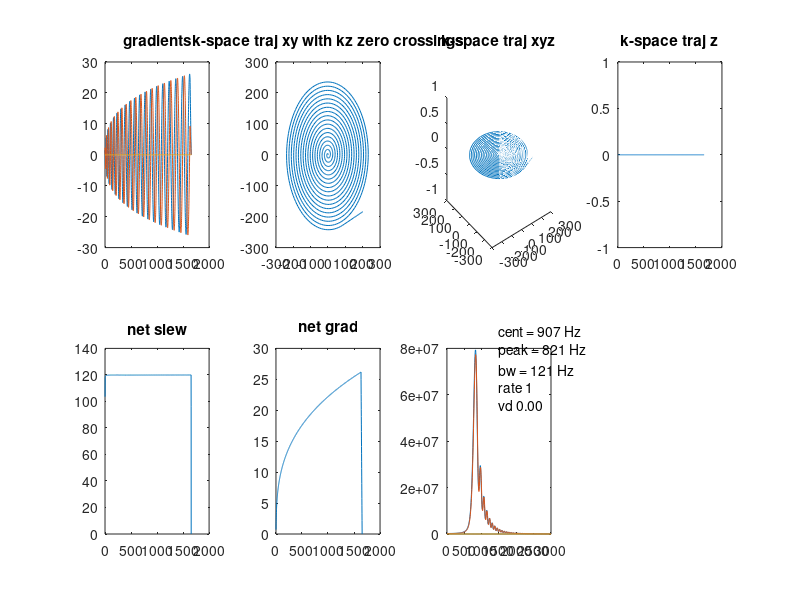

The MATLAB source for this figure:
function [grads,slews,opt] = spiralGen(fovxy,resxy,opt,plotting)
%
% This code is adapted from spiralgen_jgp_12oct.c by Jim Pipe, found at
% https://www.ismrm.org/mri_unbound/sequence.htm
%
% Changes by C. A. Baron:
%   - addition of two new spiral types:
%        sptype = 4; blipped on z to make multiple spiral planes 
%        sptype = 5; LOTUS see ISMRM 2025 abstract 1371 (Sothynathan et al) 
%
%   Inputs:
%       fovxy    in-plane field of view, in m 
%       resxy    in-plane resolution, in m 
%       opt      options structure. See code for descriptions
%

% Original comments from Pipe:
% /*********************************************
% // Spiral Generation code
% **********************************************
% // Author: Jim Pipe 
% // Date: May 2011
% // Rev: Oct 2012
% *********************************************/
% // A Subset of Relevant Literature
% //
% // Spiral Invented:
% // High-speed spiral-scan echo planar NMR imaging-I.
% // Ahn, C.B., Kim, J.H. & Cho, Z.H., IEEE Transactions on Medical Imaging, 5(1) 1986.
% //
% // Spiral Improved:
% // Fast Spiral Coronary Artery Imaging.
% // Meyer CH, Hu BS, Nishimura DG, Macovski A, Magnetic Resonance in Medicine, 28(2) 1992.
% //
% // Variable Density Spiral
% // Reduced aliasing artifacts using variable-density k-space sampling trajectories.
% // Tsai CM, Nishimura DG, Magnetic Resonance in Medicine, 43(3), 2000
% //
% // "SLOPPY" SPIRAL
% // Faster Imaging with Randomly Perturbed Undersampled Spirals and L_1 Reconstruction
% // M. Lustig, J.H. Lee, D.L. Donoho, J.M. Pauly, Proc. of the ISMRM '05
% //
% // FLORET
% // A new design and rationale for 3D orthogonally oversampled k-space trajectories
% // Pipe JG, Zwart NR, Aboussouan EA, Robison RK, Devaraj A, Johnson KO, Mag Res Med 66(5) 2011
% //
% // Distributed Spirals
% // Distributed Spirals: A New Class of 3D k-Space Trajectories
% // Turley D, Pipe JG, Magnetic Resonance in Medicine, in press (also proc of ISMRM '12)
% 
%   This function 
%   returns a single spiral arm calculated numerically
% 
%   The corresponding gradient waveforms are in gxarray and gyarray
%   spgrad_na reflects the number of gradient points to reach the end of k-space
%   spgrad_nb = spgrad_na + the number of gradient points to ramp G to zero
%   spgrad_nc = spgrad_nb + the number of gradient points to rewind k to zero
%   spgrad_nd = spgrad_nc + the number of gradient points for first moment compensation
% 
%   Assignments below indicate units of input parameters
%   All units input using kHz, msec, mT, and m!
% 
%   grad = gm exp(i theta) i.e. gm, theta are magnitude and angle of gradient
%   kloc = kr exp(i phi)   i.e. kr, phi are magnitude and angle of k-space
%   alpha = theta - phi    the angle of the gradient relative to that of k-space
%                          (alpha = Pi/2, you go in a circle
%                           alpha = 0, you go out radially)
% 
%   The variable rad_spacing determines the radial spacing
%   in units of the Nyquist distance.
%   rad_spacing = 1 gives critical sampling
%   rad_spacing > 1 gives undersampling
%   rad_spacing can vary throughout spiral generation to create variable density spirals
% 
%   KEY EQUATIONS:
%   (1) dkr/dphi = rad_spacing*Nyquist/(2 pi)
%   (2) dphi/dt = gamma gm Sin(alpha)/kr
%   (3) dkr/dt = gamma gm Cos(alpha)
% 
%   Solving (1)*(2) = (3) gives
%   (4) Tan(alpha) = (2*pi*kr)/(rad_spacing*Nyquist)
% 
% *************************************************************/
% /* Initializations */
% /************************************************************/

%%%%% Set limits
maxarray = 128000;

%%%%% Set input defaults
if nargin < 1
    fovxy = 0.220/3;
end
if nargin < 2
    resxy = 0.002;
end
if nargin < 3
    opt = [];
end
if nargin<4 || isempty(plotting)
    plotting = true;
end
if ~isfield(opt,'subrast') || isempty(opt.subrast)
    opt.subrast = 5;      %/* number of numerical cycles per gradient raster time */ 
end
if ~isfield(opt,'m_dGRast') || isempty(opt.m_dGRast)
    opt.m_dGRast = 0.01; % base raster time [msec]
end
if ~isfield(opt,'gamma') || isempty(opt.gamma)
    opt.gamma    = 42.577;    %/* typically 42.577 kHz/mT */
end
if ~isfield(opt,'gmax') || isempty(opt.gmax)
    opt.gmax     = 30;   %/* max gradient amplitude in mT/m */
end
if ~isfield(opt,'slewmax') || isempty(opt.slewmax)
    opt.slewmax  = 120; %/* max slew rate, in mT/m/msec*/
end
if ~isfield(opt,'gtype') || isempty(opt.gtype)
    % 0 = calculate through readout
    % 1 = include grad ramp-down
    % 2 = include rewinder to end at k=0
    % 3 = include first moment comp
    opt.gtype    = 1;       
end
if ~isfield(opt,'fovz') || isempty(opt.fovz)
    % Only relevant for opt.sptype == 2
    opt.fovz     = 0.256;   %    /* enter in m */ 
end
if ~isfield(opt,'resz') || isempty(opt.resz)
    opt.resz     = 0.002;   %    /* enter in m : this should be true resolution */
end
if ~isfield(opt,'arms') || isempty(opt.arms)
    opt.arms     = 1;   %    /* number of spiral interleaves*/
end
if ~isfield(opt,'sptype') || isempty(opt.sptype)
    % 0 = Archimedean
    % 1 = Cylinder DST 
    % 2 = Spherical DST
    % 3 = Fermat:Floret 
    % 4 = Archimedean with SMS CAIPI blips (CB 202301)
    % 5 = Archimedean with sinusoidal kz for SMS (CB 202301). 
      % "LOTUS": Laterally Oscillating Trajectory for Undersampling Slices
    opt.sptype    = 0;                      
end
%   /* the next 4 variables are for variable density spirals */
%   /* they create a transition in the radial spacing as the k-space radius goes from 0 to 1, i.e.*/
%   /*    0 < kr < us_0 : spacing = Nyquist distance */
%   /* us_0 < kr < us_1 : spacing increases to us_r (affected by opt.ustype)*/
%   /* us_1 < kr < 1    : spacing = us_r*/
if ~isfield(opt,'ustype') || isempty(opt.ustype)
    % rate of change in undersampling
    %     0 = linear
    %     1 = quadratic
    %     2 = hanning */
    opt.ustype   = 0; 
end
if ~isfield(opt,'us_0') || isempty(opt.us_0)
    opt.us_0    = 0; 
end
if ~isfield(opt,'us_1') || isempty(opt.us_1)
    opt.us_1    = 0; 
end
if ~isfield(opt,'us_r') || isempty(opt.us_r)
    opt.us_r    = 1; 
end
if ~isfield(opt,'slop_per') || isempty(opt.slop_per)
    %   For sloppy spirals, this lets us define periodicity in units of iteration loop time */
    %   set this to zero if you do not want sloppy spirals */
    opt.slop_per = 0; 
end
% Params for SMS   
if ~isfield(opt,'Crate') || isempty(opt.Crate)
    opt.Crate = 2; % number of simultaneous slices
end
if ~isfield(opt,'Cdz') || isempty(opt.Cdz)
    opt.Cdz = 0.1; % spacing between slices [m]
end
% Params for kz blips for CAIPI-like waveform (sptype == 4)
if ~isfield(opt,'Cf') || isempty(opt.Cf)
    opt.Cf = 0.3;  % fractional slew rate reserved for blips. 0.2 or 0.3 seems to be a good tradeoff
end
if ~isfield(opt,'CstaggerBlip') || isempty(opt.CstaggerBlip)
    opt.CstaggerBlip = 0; %// to stagger blips to try to have fewer k-space gaps
end
% Params for kz oscillations for CAIPI-like waveform (sptype == 5)
if ~isfield(opt,'CphiFact') || isempty(opt.CphiFact)
    %   period of kz wave is 1/CphiFact larger than kxy rotation period. 
    %   Good choices take many repetitions to get back to an integer to
    %   moreorless isotropically sample kz. It may also be a good idea to
    %   choose a value close to 1 so that all channels have similar freq
    %   content, which makes it easier to avoid vibrational
    %   resonances.
    opt.CphiFact = 0.618; % Equal to 1/golden ratio. 
end


%%%%% Internal variable calculation
rast     = opt.m_dGRast / opt.subrast;   %/* calculation "raster time" in msec */
if ( (opt.sptype >= 4) && (opt.Crate < 2) )
    % If only one slice, no need to account for SMS
	opt.sptype = 0;
end

%%%%% Error checking
if (opt.CstaggerBlip)
    error('Proper handling of rewinding time not tested for staggered blips')
end

%%%%% Start computations
nyquist = opt.arms/fovxy; %/* radial distance per arm to meet the Nyquist limit*/
gamrast = opt.gamma*rast; %/* gamrast*g = dk*/
dgc     = opt.slewmax*rast; %/* the most the gradients can change in 1 raster period*/
sub_gamrast = opt.subrast*gamrast;
sub_dgc     = opt.subrast*dgc;


uz=0; 
gx=0;
gy=0;
gz=0;
kx = zeros(opt.subrast*maxarray,1);
ky = zeros(opt.subrast*maxarray,1);
kz = zeros(opt.subrast*maxarray,1);
gsign = ones(opt.subrast*maxarray,1);
gxarray = zeros(maxarray,1);
gyarray = zeros(maxarray,1);
gzarray = zeros(maxarray,1);

krmax = 0.5/resxy;
kzmax = 0.5/opt.resz;
krmax2 = krmax*krmax;
kzmax2 = kzmax*kzmax;
krlim = krmax*(1.-(resxy/fovxy));

if (opt.sptype==4) 
      %/* Determine k-space spacing based on "FOV" Crate*dz. This is the
      %   typical dkz provided by a blip. 
      CkbTot = 1.0 / (opt.Crate*opt.Cdz);
      %/* Determine total k-space step provided by largest blip, which 
      %   brings you back to the starting k-space position. We design to
      %   this, then scale the smaller blips back down. */
      CkbTot = (opt.Crate - 1.0) * CkbTot;
      %// Determine duration based on basic k and grad relations [ms]
      Ct = 2*sqrt(CkbTot / (opt.gamma * opt.Cf * opt.slewmax));
      %// Find total number of points. Make total time a multiple of the twice the raster time
      Cnp = floor(Ct/(2.0*opt.m_dGRast) + 1.0) * 2 * opt.subrast;
      Ct = Cnp * rast;
      %// Find gradient change per point in array using k to grad relationship
      Cgmax = 2.0 * CkbTot / (opt.gamma * Ct);
      CGstep = Cgmax / (Cnp/2);
      %// Fill array with k-space values
      Cgb = zeros(Cnp,1);
      Cgb(1) = 0;
      for i=2:Cnp %(i=1;i<Cnp;i++) 
          if (i<=Cnp/2)
              Cgb(i) = (i-1)*CGstep;
          else
              Cgb(i) = (Cnp-i+1)*CGstep;
          end
      end
      Cbstart = -1;
      CbstartPrev = -1;
      Ccurrblip = -1;
      CcurrblipPrev = -1;
      Cadd = 0;  %// To stagger where the blips start a bit
elseif (opt.sptype == 5) 
    %// Determine k-space spacing based on "FOV" Crate*dz;  
    CkbTot = 1.0 / (opt.Crate*opt.Cdz);
    %// Determine total span to go from min to max k
    CkbTot = (opt.Crate - 1.0) * CkbTot;
    isStart = 1; 
    isStartRecord = ones(opt.subrast*maxarray,1);
    phiUnwrapped = zeros(opt.subrast*maxarray,1);
end

%/* start out spiral going radially at max slew-rate for 2 time-points */
kx(1) = 0;
ky(1) = 0;
kx(2) = gamrast*dgc;
ky(2) = 0;
kx(3) = 3*gamrast*dgc;
ky(3) = 0;

%// IF SPHERE
if (opt.sptype == 2) 
    kz(1) = kzmax;
    kz(2) = sqrt(kzmax2*(1-((kx(1)*kx(1)+ky(1)*ky(1))/krmax2))); %// stay on surface of ellipsoid
    kz(3) = sqrt(kzmax2*(1-((kx(2)*kx(2)+ky(2)*ky(2))/krmax2))); %// stay on surface of ellipsoid
end

nLoops = 0;
i = 3;
kr = kx(3);

% /******************************/
% /* LOOP UNTIL YOU HIT MAX RES */
% /******************************/
while ((kr <= krlim) && (i < opt.subrast*maxarray-1) ) 
    if (nLoops > 10*opt.subrast*maxarray)
        error('Spiral gen failure')
    end
    if (i<2)
        error('Spiral gen failure on rewinding time')
    end

    % /**************************/
    % /*** STEP 1:  Determine the direction (ux,uy) of the gradient at ~(i+0.5) */
    % /**************************/
    %    /* calculate dk/rast = opt.gamma G*/
    kmx = 1.5*kx(i) - 0.5*kx(i-1);
    kmy = 1.5*ky(i) - 0.5*ky(i-1);
    kmr = sqrt(kmx*kmx + kmy*kmy);

    % /////////////////////////////
    % // Start rad_spacing logic //
    % /////////////////////////////
    rnorm = 2*resxy*kmr; %/* the k-space radius, normalized to go from 0 to 1 */
    
    %/* determine the undersample factor */
    if (rnorm <= opt.us_0)
        rad_spacing = 1;
    elseif (rnorm < opt.us_1) 
        us_i = (rnorm-opt.us_0)/(opt.us_1 - opt.us_0); %/* goes from 0 to 1 as rnorm goes from us_0 to us_1*/
        if (opt.ustype == 0) 
            %/* linearly changing undersampling*/
            rad_spacing = 1. + (opt.us_r - 1.)*us_i;
        elseif (opt.ustype == 1) 
            %/* quadratically changing undersampling*/
            rad_spacing = 1. + (opt.us_r - 1.)*us_i*us_i;
        elseif (opt.ustype == 2) 
            %/* Hanning-type change in undersampling */
            rad_spacing = 1. + (opt.us_r - 1.)*0.5*(1.-cos(us_i*M_PI));
        end
    else 
        rad_spacing = opt.us_r;
    end

    %/* Undersample spiral for Spherical-Distributed Spiral */
    if (opt.sptype == 2) 
        if (rnorm < 1.0)
            rad_spacing = min(opt.fovz/opt.resz, rad_spacing/sqrt(1.0 - (rnorm*rnorm)));
        else
            rad_spacing = opt.fovz/opt.resz;
        end
    end

    %/* MAKE FERMAT SPIRAL FOR FLORET*/
    if (opt.sptype == 3 && rnorm > 0) 
        rad_spacing = rad_spacing / rnorm;
    end

    %/* Sloppy Spirals - add variability to rad_spacing for reduced aliasing coherence */ 
    % // A couple different options here are commented out
    % // Lots of ways to be sloppy
    if (opt.slop_per > 0) 
        % //      rad_spacing = MAX(1., (rad_spacing + ((rad_spacing-1.)*sin(2.*M_PI*(double)(i)/opt.slop_per))));
        % //      rad_spacing += (rad_spacing-1.)*sin(2.*M_PI*opt.slop_per*atan2(ky(i),kx(i)));
        rad_spacing = rad_spacing + (rad_spacing-1)*sin(2*pi*opt.slop_per*rnorm);
    end

    % ///////////////////////////
    % // End rad_spacing logic //
    % ///////////////////////////

    %/* See the Key Equation 4 at the beginning of the code */
    alpha = atan(2*pi*kmr/(rad_spacing*nyquist));
    phi = atan2(kmy,kmx);
    theta = phi + alpha;

    ux = cos(theta);
    uy = sin(theta);

    % // IF SPHERICAL DST
    % // u dot km is zero if moving on a sphere (km is radial, u is tangential,
    % // thus km stays on the sphere)
    % // We are on an ellipsoid, but can normalize u and km by krmax and kzmax to make this work
    % // The final gradient vector (ux uy uz) will be tangential to the sphere
    if (opt.sptype == 2) 
        kmz = 1.5*kz(i) - 0.5*kz(i-1);
        uz = -((ux*kmx + uy*kmy)/krmax2)*(kzmax2/kmz);
        umag = sqrt(ux*ux + uy*uy + uz*uz);
        ux = ux/umag;
        uy = uy/umag;
        uz = uz/umag;
        gz = (kz(i) - kz(i-1))/gamrast;
    elseif (opt.sptype == 4)
        % Set gradient for pre-defined CAIPI blip
        gz = (kz(i) - kz(i-1))/gamrast;
        %// Start a blip whenever kx goes from pos to neg
        if ( (kx(i-1) > 0) && (kx(i) < 0) )
            if ( (Cbstart > 0) && (i >= Cbstart) && (i < Cbstart + Cnp ) )
                error('CAIPI blips overlapping')
            end
            CbstartPrev = Cbstart;
		    Cbstart = i + Cadd;
            CcurrblipPrev = Ccurrblip;
            Ccurrblip = Ccurrblip + 1;
            if (Ccurrblip > opt.Crate)
                Ccurrblip = 1;
            end
            if opt.CstaggerBlip
                Cadd = Cadd + round(Cnp/opt.Crate);
                if Cadd > Cnp
                    Cadd = 0;
                end
            end
        end
        %// Check if in blip
        if ( (Cbstart > 0) && (i >= Cbstart) && (i < Cbstart + Cnp ) ) 
            %// Scale blip and set polarity 
            if (Ccurrblip == 0)
                %// First blip is scaled differently to make kz symmetric
                Cfact = -0.5;
            elseif (Ccurrblip < opt.Crate)
                Cfact = 1/(opt.Crate-1);
            else
                Cfact = -1;
            end
            gznext = Cfact*Cgb(i-Cbstart+1); 
        else
            gznext = 0.0;
        end
    elseif (opt.sptype == 5)
        %/* Find unwrapped dphi. */
        dphi = atan2(ky(i),kx(i)) - atan2(ky(i-1),kx(i-1));
        if abs(dphi)>3*pi/4
            if (dphi<0)
                dphi = dphi + 2*pi;
            else
                dphi = dphi - 2*pi;
            end
        end
        phiUnwrapped(i) = phiUnwrapped(i-1) + dphi;
        % Our target is kz = CkbTot/2*cos(opt.CphiFact*phi). 
        %   Thus, dk/dphi = CkbTot/2*opt.CphiFact*sin(opt.CphiFact*phi)
        %   From comments at top of file, dphi/dt = gamma*Gxy*sin(alpha)/kmr
        %   Multiplying these equations: dk/dt = gamma*Gxy*sin(alpha)/kmr*CkbTot/2*opt.CphiFact*sin(opt.CphiFact*phi)
        %   Recognizing that gamma*Gz = dk/dt, using ux,uy,uz for Gx,Gy,Gz, and rearranging yields:
        uz = sqrt(ux^2+uy^2)*opt.CphiFact*CkbTot/2/kmr*...
            sin(opt.CphiFact*phiUnwrapped(i))*sin(alpha);
        % If we just use the above uz, the kz span will not be centered.
        % So, we use the first half-period of cos(opt.CphiFact*phi) as a
        % "prephasor" to get to the edge of the desired span. We can do
        % this by scaling uz by 0.5 during the first pi radians of opt.CphiFact*phi
        isStartRecord(i) = isStart;
        if (isStart)
            uz = 0.5*uz;
            if (opt.CphiFact*phiUnwrapped(i) >= pi)
                isStart = 0;
            end
        end
        %// Normalize the unit vector
        umag = sqrt(ux*ux + uy*uy + uz*uz);
        ux = ux/umag;
        uy = uy/umag;
        uz = uz/umag;
        gz = (kz(i) - kz(i-1))/gamrast;
    end

    % /**************************/
    % /*** STEP 2: Find largest gradient magnitude with available slew */
    % /**************************/

    %/* Current gradient*/
    gx = (kx(i) - kx(i-1))/gamrast;
    gy = (ky(i) - ky(i-1))/gamrast;

    % /*
    % // solve for gm using the quadratic equation |gm u - g| = dgc
    % // which is
    % //   (gm u - g)(gm u* - g*) = dgc^2
    % // which gives
    % //   gm^2 (u u*) - gm (g u* + u g*) + g g* - dgc^2 = 0
    % 
    % // Replacing u u* with 1 (i.e. u is a unit vector) and
    % // replacing (g u* + u g*) with 2 Real[g u*]
    % // this is
    % //   gm^2 + gm (2 b) + c = 0
    % // giving
    % //   gm = -b +/- Sqrt(b^2 - c)
    % // The variable "term" = (b^2 - c) will be positive if we can meet the desired new gradient 
    % */
    if (opt.sptype == 4)
        %// Only allow slew not reserved for blips. Ignore gz
        %// keep slew reduced for whole waveform. Could be more efficient, but this is easy
        term = dgc*dgc*(1-opt.Cf^2) - (gx*gx + gy*gy) + (ux*gx + uy*gy)*(ux*gx + uy*gy);
    else
        term = dgc*dgc - (gx*gx + gy*gy + gz*gz) + (ux*gx + uy*gy + uz*gz)*(ux*gx + uy*gy + uz*gz);
    end

    if (term >= 0) 
        % // Slew constraint is met! Now assign next gradient and then next k value
        % // NOTE gsign is +1 or -1
        % //   if gsign is positive, we are using slew to speed up (increase gm) as much as possible
        % //   if gsign is negative, we are using slew to slow down (decrease gm) as much as possible
        if (opt.sptype == 4)
            %// Account for fixed blip gradient contributing to net grad
            %// keep xy max grad reduced for whole waveform. Could be more efficient, but this is easy
            gm  = min((ux*gx + uy*gy) + gsign(i)*sqrt(term),sqrt(opt.gmax^2-Cgmax^2));
        else
            gm  = min((ux*gx + uy*gy + uz*gz) + gsign(i)*sqrt(term),opt.gmax);
        end
        gx = gm*ux;
        gy = gm*uy;

        kx(i+1) = kx(i) + gx*gamrast;
        ky(i+1) = ky(i) + gy*gamrast;

        %// If SPHERE
        if (opt.sptype == 2)
            kz(i+1) = sqrt(kzmax2*(1.-((kx(i+1)*kx(i+1)+ky(i+1)*ky(i+1))/krmax2))); %// stay on surface of ellipsoid
        elseif (opt.sptype == 4)
            kz(i+1) = kz(i) + gznext*gamrast;
        elseif (opt.sptype == 5)
            gz = gm*uz;
            kz(i+1) = kz(i) + gz*gamrast;
        end

        i = i+1;
    else 
        % // We can't go further without violating the slew rate
        % // This means that we've sped up too fast to turn here at the desired curvature
        % // We are going to iteratively go back in time and slow down, rather than speed up, at max slew
        % // Here we'll keep looking back until gsign is positive, then add another negative gsign, just far enough to make the current corner
      while ((i>4) && (gsign(i-1) == -1)) 
          i = i-1;
      end
      gsign(i-1) = -1;
      i = i-2;
      if (opt.sptype == 4) && (i<=Cbstart)
          % We rewound past a blip start
          Cbstart = CbstartPrev;
          Ccurrblip = CcurrblipPrev;
      elseif (opt.sptype == 5)
          isStart = isStartRecord(i);
      end
    end

    kr = sqrt(kx(i)*kx(i) + ky(i)*ky(i));
    
    nLoops = nLoops + 1;

end % End main kr while loop

i_end = i;

% //********************************************
% // DONE LOOPING FOR SAMPLING PORTION
% // recast k to g while subsampling by opt.subrast  
% //********************************************
% TODO: vectorize this
gxsum = 0;
gysum = 0;
gzsum = 0;
for j = 1:floor(i_end/opt.subrast) %(j=1;j<=(i_end/opt.subrast);j++) 
    i1 = j*opt.subrast + 1;
    i0 = (j-1)*opt.subrast + 1;
    gxarray(j) = ( (kx(i1)-kx(i0))/sub_gamrast );
    gyarray(j) = ( (ky(i1)-ky(i0))/sub_gamrast );
    gzarray(j) = ( (kz(i1)-kz(i0))/sub_gamrast );
    gxsum = gxsum + gxarray(j);
    gysum = gysum + gyarray(j);
    gzsum = gzsum + gzarray(j);
end
spgrad_na = j;

%// recalculate these ending gradient points
gm = sqrt(gxarray(spgrad_na-1)*gxarray(spgrad_na-1) +...
        gyarray(spgrad_na-1)*gyarray(spgrad_na-1) +...
        gzarray(spgrad_na-1)*gzarray(spgrad_na-1));
ux = gxarray(spgrad_na-1)/gm;
uy = gyarray(spgrad_na-1)/gm;
uz = gzarray(spgrad_na-1)/gm;

% //**************************************************
% // NOW, if requested via gtype, go to g=0 and k=0
% // I've tried other ways to be faster, can't find them
% //**************************************************
  
% // first we'll ramp gradients to zero
% // note {ux,uy} is still pointing in the gradient direction
% TODO: vectorize
if (opt.gtype > 0) 
    gz_sum_ramp = 0;
    while ((gm > 0) && (j < maxarray)) 
        gm = max(0,gm - sub_dgc);
        gxarray(j) = gm*ux;
        gyarray(j) = gm*uy;
        gzarray(j) = gm*uz;
        gxsum = gxsum + gxarray(j);
        gysum = gysum + gyarray(j);
        gzsum = gzsum + gzarray(j);
        gz_sum_ramp = gz_sum_ramp + gzarray(j);
        j = j+1;
    end
end
spgrad_nb = j;

% // now point gradient towards the k-space origin
% // {ux,uy} will be a unit vector in that direction
if (opt.gtype > 1) 
    %     /* NOTE: spherical needs a prephaser not a rewinder 
    %      * so just rewind x and y in that case */
    gsum = sqrt(gxsum*gxsum + gysum*gysum + gzsum*gzsum);
    if (opt.sptype == 2 ) 
        gsum = sqrt(gxsum*gxsum + gysum*gysum + gz_sum_ramp*gz_sum_ramp);
    end
    gsum0 = gsum;
    ux = -gxsum/gsum;
    uy = -gysum/gsum;
    uz = -gzsum/gsum;
    if (opt.sptype == 2) 
        uz = -gz_sum_ramp/gsum;
    end
    gsum_ramp = 0.5*gm*(gm/sub_dgc); %/* this is *roughly* how much the area changes if we ramp down the gradient NOW*/
                                     %/* this value is zero right now (gm = 0), but it will make sense below */
    %// increase gm while we can
    while ((gsum_ramp < gsum) && (j < maxarray)) 
        gm = min(opt.gmax,gm+sub_dgc);
        gxarray(j) = gm*ux;
        gyarray(j) = gm*uy;
        gzarray(j) = gm*uz;
        gsum = gsum - gm;
        j = j+1;
        gsum_ramp = 0.5*gm*(gm/sub_dgc); %/* see - now this makes sense; this tells us when to start ramping down */
    end

    % // We've overshot it by a tiny bit, but we'll fix that later
    % // Ramp down for now
    while ((gm > 0) && (j < maxarray)) 
      gm = max(0,gm-sub_dgc);
      gxarray(j) = gm*ux;
      gyarray(j) = gm*uy;
      gzarray(j) = gm*uz;
      gsum = gsum - gm;
      j = j+1;
    end
    spgrad_nc = j;

    %// OK - gm is zero, but gsum is probably not EXACTLY zero. Now scale the rewinder to make the sum exactly zero
    gradtweak = gsum0/(gsum0-gsum);
    for j = spgrad_nb+1:spgrad_nc %(j=(spgrad_nb); j<(spgrad_nc); j++) 
        gxarray(j) = (gradtweak)*gxarray(j);
        gyarray(j) = (gradtweak)*gyarray(j);
        gzarray(j) = (gradtweak)*gzarray(j);
    end
end

gxarray = gxarray(1:j);
gyarray = gyarray(1:j);
gzarray = gzarray(1:j);

grads = cat(2, gxarray, gyarray, gzarray);
slews = diff(grads,1,1)/opt.m_dGRast;


%% Plotting
if plotting
    figure;
    n1 = 2;
    n2 = 4;
    subplot(n1,n2,1); 
    plot(grads);
    title('gradients')
    
    subplot(n1,n2,2)
    kx = cumsum(gxarray)*opt.gamma*opt.m_dGRast;
    ky = cumsum(gyarray)*opt.gamma*opt.m_dGRast;
    kz = cumsum(gzarray*opt.gamma*opt.m_dGRast);
    plot(kx, ky)
    if opt.sptype == 5
        zc = [abs(diff(sign(kz)))>0;false];
        kx_a = kx(zc);
        ky_a = ky(zc);
        hold('all');
        plot(kx_a,ky_a,'o')
    end
    title('k-space traj xy with kz zero crossings')
    
    subplot(n1,n2,3) 
    plot3(cumsum(gxarray*opt.gamma*opt.m_dGRast), cumsum(gyarray*opt.gamma*opt.m_dGRast), cumsum(gzarray*opt.gamma*opt.m_dGRast))
    title('k-space traj xyz')
    
    subplot(n1,n2,4) 
    % plot(cumsum(gxarray*opt.gamma*opt.m_dGRast))
    % hold('all')
    % plot(cumsum(gyarray*opt.gamma*opt.m_dGRast))
    plot(cumsum(gzarray*opt.gamma*opt.m_dGRast))
    title('k-space traj z')

    subplot(n1,n2,n2+1); 
    plot(sqrt(sum(slews.^2,2)));
    title('net slew')
    
    subplot(n1,n2,n2+2); 
    plot(sqrt(sum(grads.^2,2)));
    title('net grad')
    
    % Freq analysis notes:
    %   Gmax and slew has the largest effect. 
    %   Undersampling and variable density has little effect
    %   CAIPI grads are negligible compared to others.
    subplot(n1,n2,n2+3)
    fmaxp = 3000;
    Nf = 10*length(gxarray);
    fmax = 1000*0.5/opt.m_dGRast;  % Hz
    psd = fft([gxarray,gyarray,gzarray],Nf,1);
    psd = psd(1:ceil(Nf/2),:).*conj(psd(1:ceil(Nf/2),:));
    f = linspace(0,fmax,size(psd,1))';
    plot(f,psd)
    xlim([0,fmaxp])
    cent = sum(f.*psd,1)./sum(psd,1);
    [~, pk] = max(psd(:,1)); pk = f(pk);
    bw = find(psd(:,1) > max(psd(:,1))/2);
    bw = f(bw(end)) - f(bw(1));
    text(0.5*fmaxp, 0.9*max(psd(:,1)),... 
        sprintf('cent = %d Hz\npeak = %d Hz\nbw = %d Hz\nrate %d\nvd %.2f',round(cent(1)),round(pk(1)),round(bw),opt.us_r,opt.us_1))
end
